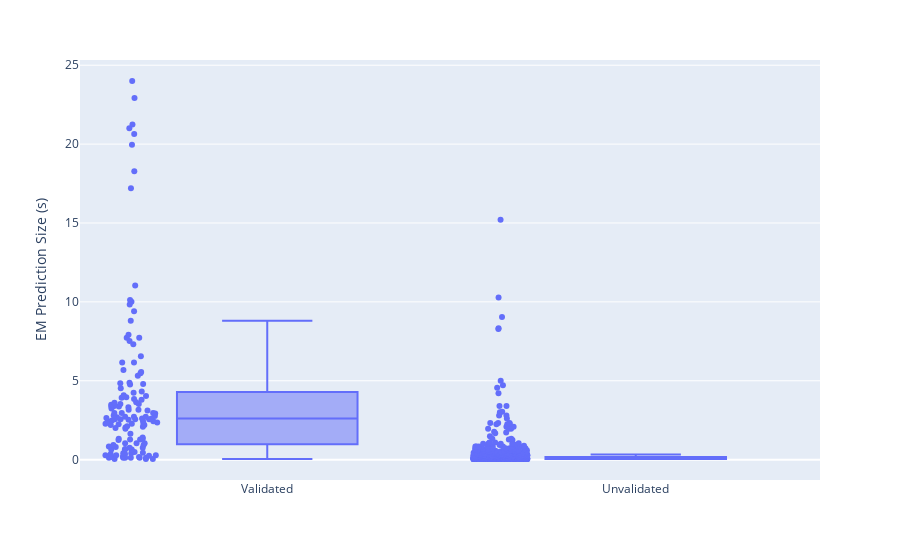

Write notebook code for a chart like this one.
### Code cell
# 5. validated window length (s) vs unvalidated window length (s)

warnings.filterwarnings('ignore')
match_all = pd.DataFrame(columns=['hunting_cluster', 'pce_occurred', 'total_count'])

for p in penguins:

    current_penguin = globals()[p]

    current_penguin = current_penguin.drop(current_penguin[current_penguin.low_visibility == True].index)

    match = (
        current_penguin
         .groupby('hunting_cluster', as_index=False)
         .apply(lambda df: pd.Series({
            'pce_occurred': (df['PCE'].isin(range(1,8))).sum(),
            'total_count': len(df)
        }))
    )

    match_all = pd.concat([match_all, match])

validated = match[match['pce_occurred'] > 0]
unvalidated = match[match['pce_occurred'] == 0]

validated['validation'] = 'Validated'
unvalidated['validation'] = 'Unvalidated'

combined = pd.concat([validated, unvalidated])

fig = px.box(
    combined,
    x='validation',
    y=combined['total_count'] / 25,
    points='all',
    labels={'validation': '', 'y': 'EM Prediction Size (s)'}
)

fig.show()

### Figure 1 — Plotly figure (JSON) as saved in the notebook; plotly's stock layout.template omitted (floating-point values rounded to 4 significant figures; data arrays with more than 128 entries replaced by an {"elided": "..."} marker saying what was removed)
{"data": [{"alignmentgroup": "True", "boxpoints": "all", "hovertemplate": "=%{x}<br>EM Prediction Size (s)=%{y}<extra></extra>", "legendgroup": "", "marker": {"color": "#636efa"}, "name": "", "notched": false, "offsetgroup": "", "orientation": "v", "showlegend": false, "x": {"elided": "1234 str values"}, "x0": " ", "xaxis": "x", "y": {"elided": "1234 float values"}, "y0": " ", "yaxis": "y", "type": "box"}], "layout": {"xaxis": {"anchor": "y", "domain": [0.0, 1.0], "title": {"text": ""}}, "yaxis": {"anchor": "x", "domain": [0.0, 1.0], "title": {"text": "EM Prediction Size (s)"}}, "legend": {"tracegroupgap": 0}, "margin": {"t": 60}, "boxmode": "group"}}
